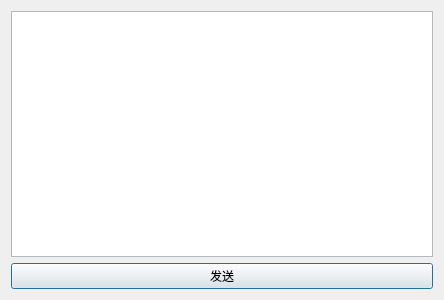
<?xml version="1.0" encoding="UTF-8"?>
<ui version="4.0">
 <class>DialogEditMoment</class>
 <widget class="QDialog" name="DialogEditMoment">
  <property name="geometry">
   <rect>
    <x>0</x>
    <y>0</y>
    <width>444</width>
    <height>300</height>
   </rect>
  </property>
  <property name="windowTitle">
   <string>编辑内容</string>
  </property>
  <layout class="QVBoxLayout" name="verticalLayout">
   <item>
    <widget class="QTextEdit" name="content"/>
   </item>
   <item>
    <widget class="QPushButton" name="btn_send">
     <property name="text">
      <string>发送</string>
     </property>
    </widget>
   </item>
  </layout>
 </widget>
 <resources/>
 <connections/>
</ui>
